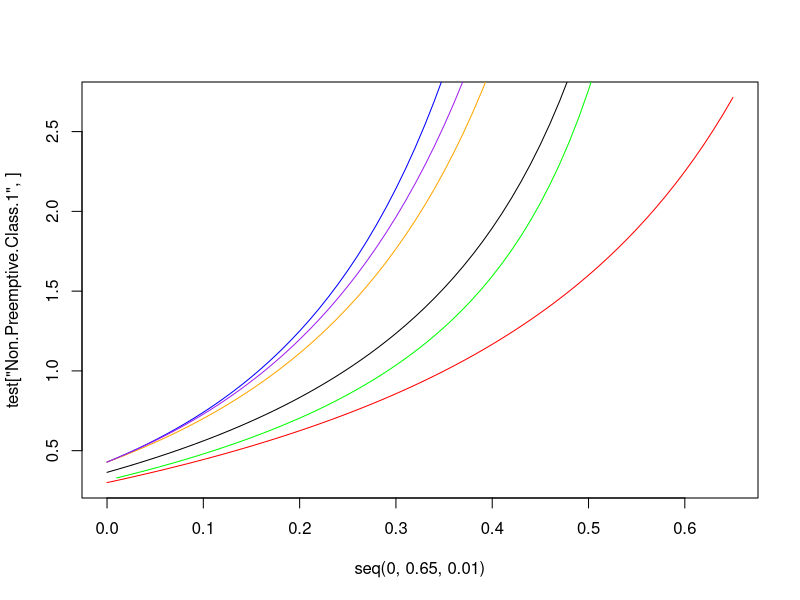
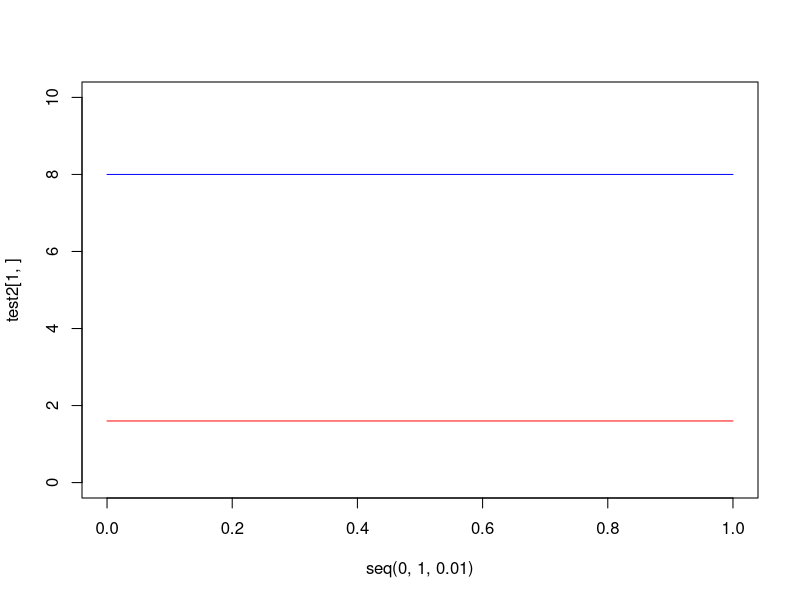
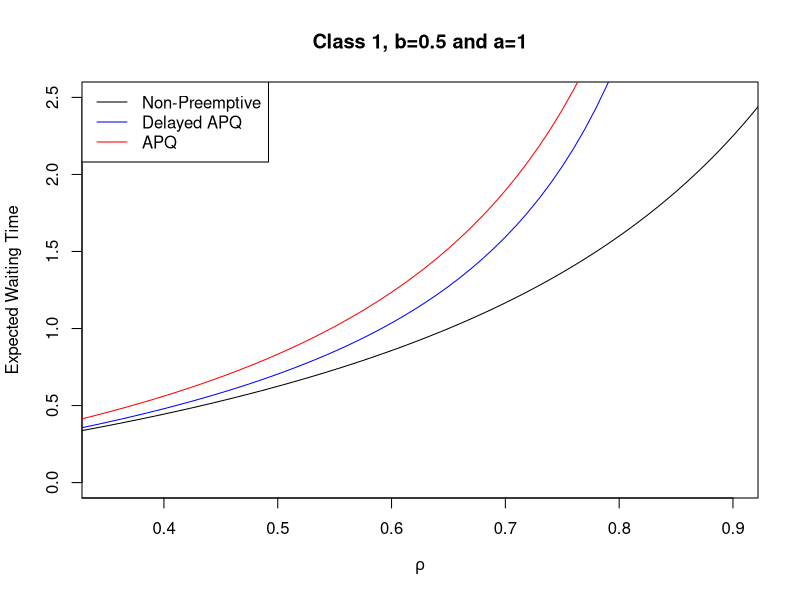
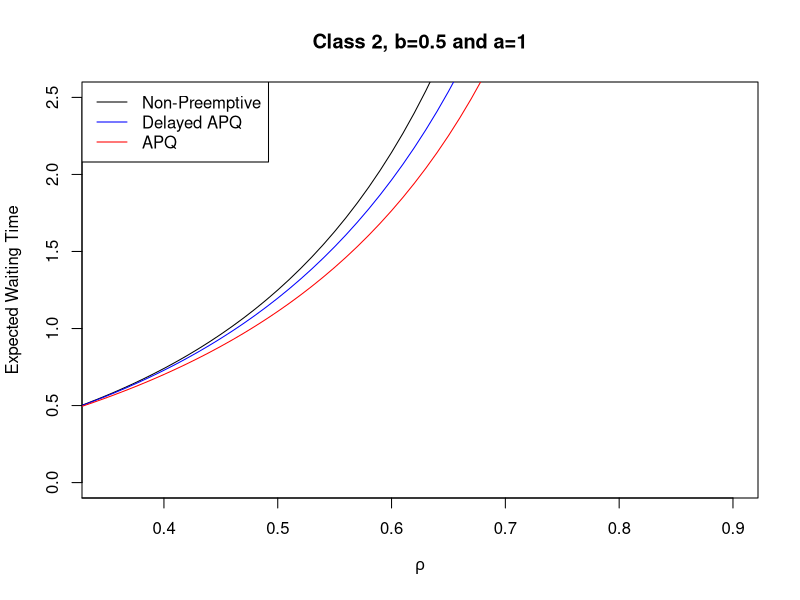
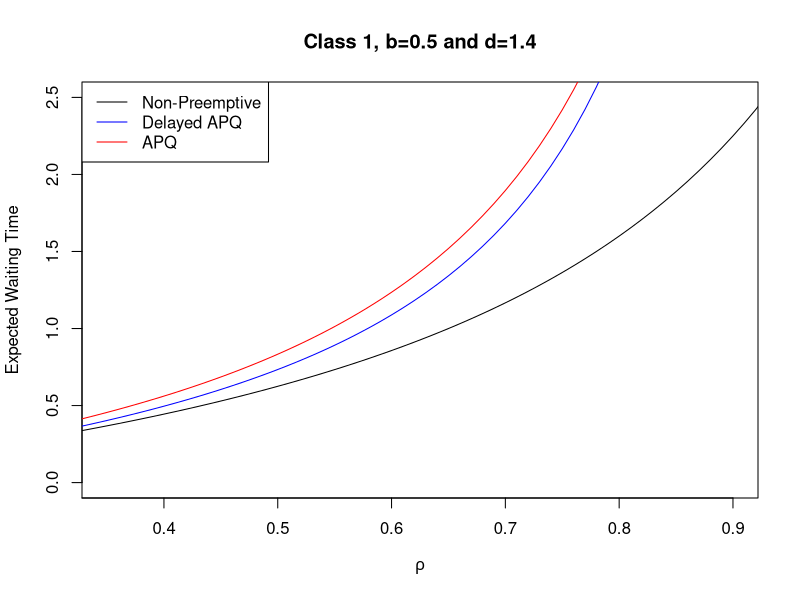
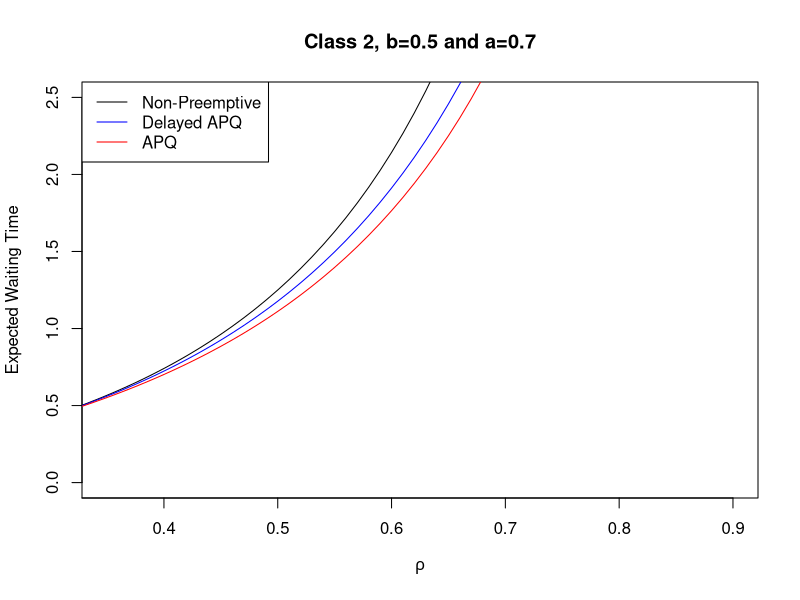
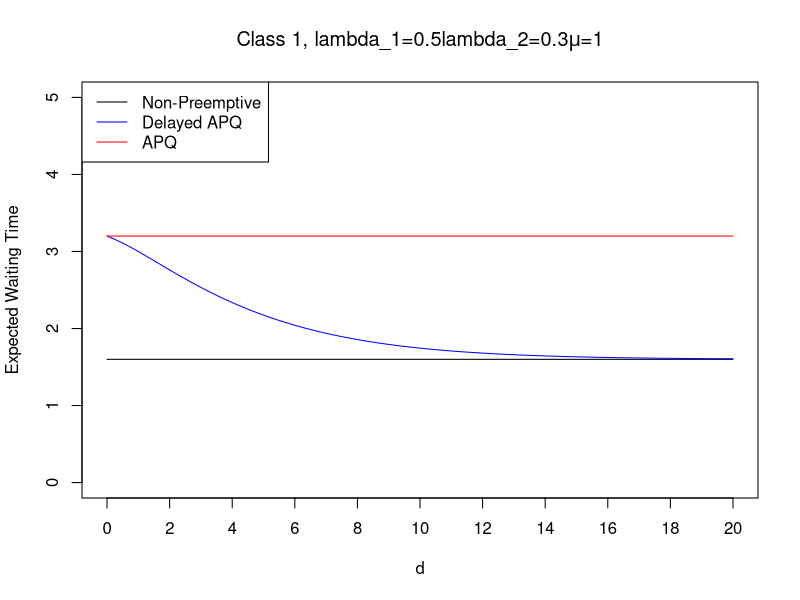
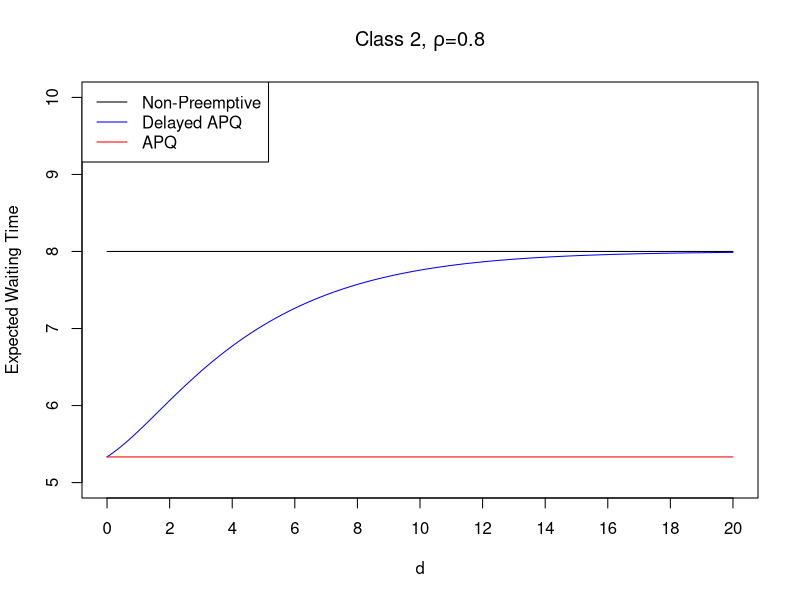

The R script that drew these images, in order: (Note: a time limit stopped this script after it produced the figures.)
#################
# Implementation
#################

Avg_MM1 <- function(mu, lam1, lam2, b, d, k){

  # constants
  a <- b*d
  lam <- lam1 + lam2
  rho1 <- lam1 / mu
  rho2 <- lam2 / mu
  rho <- rho1 + rho2
  lam1A <- lam1 * (1-b)
  rho1A <- lam1A / mu 
  
  # transition matrix
  nu <- mu + lam1
  q <- mu / nu
  p <- lam1 / nu
  r <- p + q*rho^2
  delta <- (lam1 * b) / (mu - lam1A) / (mu - lam1)
  
  # numerical params
  x <- matrix(0L, nrow=k, ncol=k)
  
  # setup first 2 rows
  x[1,1] <- r - p
  x[2,1] <- q*r*p
  x[2,2] <- r^2 - p^2
  
  # compute lower triangle
  for (row in 3:k){
    x[row,1] <- q * x[row-1,2]
    for (col in 2:(k-1)){
      x[row,col] <- p * x[row-1,col-1] + q * x[row-1,col+1]
    }
    x[row,row] <- r^k - p^k
  }
  
  # test for convergence
  xk <- rowSums(x)
  # plot(1:k, xk)
  if (xk[k] > 1e-10) print('ERROR: x_l did not converge')
  
  # compute poisson probabilities
  pk <- dpois(1:k, nu*d)
  
  # combine terms
  T1 <- sum(pk * xk)
  T2 <- rho * exp(nu*d*(r-1)) * (1/(1-rho) + r*nu*d) 
  diff <- delta * ((1-rho)*T1 + T2)
  
  # compute expectations
  EW_NP2 <- lam / (mu^2 * (1-rho) * (1-rho1))
  EW_NP1 <- lam / (mu^2 * (1-rho1))
  EW_APQ2 <- lam / (mu^2 * (1-rho) * (1-rho1A))
  EW_APQ1 <- lam / mu^2 / (1-rho) - rho2 * EW_APQ2 * (1-b)
  EW_D2 <- EW_NP2 - diff
  EW_D1 <- (rho^2 / (mu - lam) - rho2 * EW_D2) / rho1
  EW_FCFS <- (rho / mu) / (1-rho)
  
  return(data.frame('Non-Preemptive Class 1'=EW_NP1,
                    'Non-Preemptive Class 2'=EW_NP2,
                    'APQ Class 1'=EW_APQ1,
                    'APQ Class 2'=EW_APQ2,
                    'Delayed APQ Class 1'=EW_D1,
                    'Delayed APQ Class 2'=EW_D2,
                    'First Come First Served'=EW_FCFS))
}

Avg_MM1.lam1 <- Vectorize(Avg_MM1, vectorize.args = 'lam1')
Avg_MM1.b <- Vectorize(Avg_MM1, vectorize.args = 'b')
Avg_MM1.d <- Vectorize(Avg_MM1, vectorize.args = 'd')

#################
# Plots
#################

Avg_MM1(mu=1, lam1=0.5, lam2=0.3, b=0.5, d=3, k=1000)

# delayed APQ average wait
# each column is a value of vectorized coord
test <- Avg_MM1.lam1(mu=1, lam1=seq(0,0.65,0.01), lam2=0.3, b=0.5, d=2, k=1000)
test2 <- Avg_MM1.b(mu=1, lam1=0.5, lam2=0.3, b=seq(0,1,0.01), d=2, k=350)

plot(seq(0,0.65,0.01), test['Non.Preemptive.Class.1',], type='l', col='red')
lines(seq(0,0.65,0.01), test['Non.Preemptive.Class.2',], type='l', col='blue')
lines(seq(0,0.65,0.01), test['APQ.Class.1',], type='l', col='black')
lines(seq(0,0.65,0.01), test['APQ.Class.2',], type='l', col='orange')
lines(seq(0,0.65,0.01), test['Delayed.APQ.Class.1',], type='l', col='green')
lines(seq(0,0.65,0.01), test['Delayed.APQ.Class.2',], type='l', col='purple')

plot(seq(0,1,0.01), test2[1,], type='l', col='red', ylim=c(0,10))
lines(seq(0,1,0.01), test2[2,], col='blue')

#################
# Rho Values
#################

# rho 1
rho_seq <- seq(0,0.65,0.01)
adj_rho <- Avg_MM1.lam1(mu=1, lam1=rho_seq, lam2=0.3, b=0.5, d=2, k=1000)

plot(rho_seq, adj_rho['Non.Preemptive.Class.1',], type='l', col='black',
     main="Class 1, b=0.5 and a=1", xlab=expression(rho), ylab='Expected Waiting Time',
     xlim=c(0.05, 0.6), ylim=c(0,2.5), xaxt='n')
lines(rho_seq, adj_rho['Delayed.APQ.Class.1',], type='l', col='blue')
lines(rho_seq, adj_rho['APQ.Class.1',], type='l', col='red')
axis(1, at=seq(0,0.6,0.1), labels=(seq(0,0.6,0.1)+0.3))
legend('topleft', 
       c('Non-Preemptive', 'Delayed APQ', 'APQ'), 
       lty=rep(1,3), 
       col=c('black', 'blue', 'red'))

plot(rho_seq, adj_rho['Non.Preemptive.Class.2',], type='l', col='black',
     main="Class 2, b=0.5 and a=1", xlab=expression(rho), ylab='Expected Waiting Time',
     xlim=c(0.05, 0.6), ylim=c(0,2.5), xaxt='n')
lines(rho_seq, adj_rho['Delayed.APQ.Class.2',], type='l', col='blue')
lines(rho_seq, adj_rho['APQ.Class.2',], type='l', col='red')
axis(1, at=seq(0,0.6,0.1), labels=(seq(0,0.6,0.1)+0.3))
legend('topleft', 
       c('Non-Preemptive', 'Delayed APQ', 'APQ'), 
       lty=rep(1,3), 
       col=c('black', 'blue', 'red'))

# rho 2
rho_seq <- seq(0,0.65,0.01)
adj_rho <- Avg_MM1.lam1(mu=1, lam1=rho_seq, lam2=0.3, b=0.5, d=1.4, k=1000)

plot(rho_seq, adj_rho['Non.Preemptive.Class.1',], type='l', col='black',
     main="Class 1, b=0.5 and d=1.4", xlab=expression(rho), ylab='Expected Waiting Time',
     xlim=c(0.05, 0.6), ylim=c(0,2.5), xaxt='n')
lines(rho_seq, adj_rho['Delayed.APQ.Class.1',], type='l', col='blue')
lines(rho_seq, adj_rho['APQ.Class.1',], type='l', col='red')
axis(1, at=seq(0,0.6,0.1), labels=(seq(0,0.6,0.1)+0.3))
legend('topleft', 
       c('Non-Preemptive', 'Delayed APQ', 'APQ'), 
       lty=rep(1,3), 
       col=c('black', 'blue', 'red'))

plot(rho_seq, adj_rho['Non.Preemptive.Class.2',], type='l', col='black',
     main="Class 2, b=0.5 and a=0.7", xlab=expression(rho), ylab='Expected Waiting Time',
     xlim=c(0.05, 0.6), ylim=c(0,2.5), xaxt='n')
lines(rho_seq, adj_rho['Delayed.APQ.Class.2',], type='l', col='blue')
lines(rho_seq, adj_rho['APQ.Class.2',], type='l', col='red')
axis(1, at=seq(0,0.6,0.1), labels=(seq(0,0.6,0.1)+0.3))
legend('topleft', 
       c('Non-Preemptive', 'Delayed APQ', 'APQ'), 
       lty=rep(1,3), 
       col=c('black', 'blue', 'red'))

#################
# d Values
#################

# d 1
d_seq <- seq(0,20,0.2)
adj_d <- Avg_MM1.d(mu=1, lam1=0.5, lam2=0.3, b=0.5, d=d_seq, k=1000)

plot(d_seq, adj_d['Non.Preemptive.Class.1',], type='l', col='black',
     main=expression(paste("Class 1, ", lambda_1, "=0.5", lambda_2, "=0.3", mu, "=1")), 
     xlab='d', ylab='Expected Waiting Time',
     ylim=c(0,5), xaxt='n')
lines(d_seq, adj_d['Delayed.APQ.Class.1',], type='l', col='blue')
lines(d_seq, adj_d['APQ.Class.1',], type='l', col='red')
axis(1, at=seq(0,20,2))
legend('topleft', 
       c('Non-Preemptive', 'Delayed APQ', 'APQ'), 
       lty=rep(1,3), 
       col=c('black', 'blue', 'red'))

plot(d_seq, adj_d['Non.Preemptive.Class.2',], type='l', col='black',
     main=expression(paste("Class 2, ", rho, "=0.8")), 
     xlab='d', ylab='Expected Waiting Time',
     ylim=c(5,10), xaxt='n')
lines(d_seq, adj_d['Delayed.APQ.Class.2',], type='l', col='blue')
lines(d_seq, adj_d['APQ.Class.2',], type='l', col='red')
axis(1, at=seq(0,20,2))
legend('topleft', 
       c('Non-Preemptive', 'Delayed APQ', 'APQ'), 
       lty=rep(1,3), 
       col=c('black', 'blue', 'red'))

# d 2
d_seq <- seq(0,20,0.25)
adj_d <- Avg_MM1.d(mu=1, lam1=0.5, lam2=0.3, b=0.8, d=d_seq, k=1000)

plot(d_seq, adj_d['Non.Preemptive.Class.1',], type='l', col='black',
     main=expression(paste("Class 1, ", rho, "=0.8")), 
     xlab='d', ylab='Expected Waiting Time',
     ylim=c(0,5), xaxt='n')
lines(d_seq, adj_d['Delayed.APQ.Class.1',], type='l', col='blue')
lines(d_seq, adj_d['APQ.Class.1',], type='l', col='red')
axis(1, at=seq(0,20,2))
legend('topleft', 
       c('Non-Preemptive', 'Delayed APQ', 'APQ'), 
       lty=rep(1,3), 
       col=c('black', 'blue', 'red'))

plot(d_seq, adj_d['Non.Preemptive.Class.2',], type='l', col='black',
     main=expression(paste("Class 2, ", rho, "=0.8")), 
     xlab='d', ylab='Expected Waiting Time',
     ylim=c(0,10), xaxt='n')
lines(d_seq, adj_d['Delayed.APQ.Class.2',], type='l', col='blue')
lines(d_seq, adj_d['APQ.Class.2',], type='l', col='red')
axis(1, at=seq(0,20,2))
legend('topleft', 
       c('Non-Preemptive', 'Delayed APQ', 'APQ'), 
       lty=rep(1,3), 
       col=c('black', 'blue', 'red'))

# d 3
d_seq <- seq(0,15,0.3)
adj_d1 <- Avg_MM1.d(mu=1, lam1=0.5, lam2=0.3, b=0.2, d=d_seq, k=1000)
adj_d2 <- Avg_MM1.d(mu=1, lam1=0.5, lam2=0.3, b=0.4, d=d_seq, k=1000)
adj_d3 <- Avg_MM1.d(mu=1, lam1=0.5, lam2=0.3, b=0.6, d=d_seq, k=1000)
adj_d4 <- Avg_MM1.d(mu=1, lam1=0.5, lam2=0.3, b=0.8, d=d_seq, k=1000)
adj_d5 <- Avg_MM1.d(mu=1, lam1=0.5, lam2=0.3, b=1, d=d_seq, k=1000)

plot(d_seq, adj_d1['Non.Preemptive.Class.1',], type='l', col='black',
     main=expression(paste("M/M/1 Class 1, ", lambda[1], "=0.5, ", lambda[2], "=0.3, ", mu, "=1")), 
     xlab='d', ylab='Expected Waiting Time',
     ylim=c(0,5), xaxt='n')
lines(d_seq, adj_d1['Delayed.APQ.Class.1',], type='l', col='darkblue')
points(0, adj_d1['APQ.Class.1',1], pch=20, col='darkblue')
lines(d_seq, adj_d2['Delayed.APQ.Class.1',], type='l', col='blue')
points(0, adj_d2['APQ.Class.1',1], pch=20, col='blue')
lines(d_seq, adj_d3['Delayed.APQ.Class.1',], type='l', col='darkmagenta')
points(0, adj_d3['APQ.Class.1',1], pch=20, col='darkmagenta')
lines(d_seq, adj_d4['Delayed.APQ.Class.1',], type='l', col='darkgreen')
points(0, adj_d4['APQ.Class.1',1], pch=20, col='darkgreen')
lines(d_seq, adj_d5['Delayed.APQ.Class.1',], type='l', col='darkorange')
points(0, adj_d5['APQ.Class.1',1], pch=20, col='darkorange')
lines(d_seq, adj_d1['First.Come.First.Served',], type='l', col='red')
axis(1, at=seq(0,15,1))
legend('topright', 
       c( 'First Come First Served', 'Delayed APQ, b=1.0', 'Delayed APQ, b=0.8', 'Delayed APQ, b=0.6', 'Delayed APQ, b=0.4', 'Delayed APQ, b=0.2', 'Non-Preemptive'), 
       lty=rep(1,7), 
       col=c('red', 'darkorange', 'darkgreen', 'darkmagenta', 'blue', 'darkblue', 'black'))

plot(d_seq, adj_d1['Non.Preemptive.Class.2',], type='l', col='black',
     main=expression(paste("M/M/1 Class 2, ", lambda[1], "=0.5, ", lambda[2], "=0.3, ", mu, "=1")), 
     xlab='d', ylab='Expected Waiting Time',
     ylim=c(3,9), xaxt='n')
lines(d_seq, adj_d1['Delayed.APQ.Class.2',], type='l', col='darkblue')
points(0, adj_d1['Delayed.APQ.Class.2',1], pch=20, col='darkblue')
lines(d_seq, adj_d2['Delayed.APQ.Class.2',], type='l', col='blue')
points(0, adj_d2['Delayed.APQ.Class.2',1], pch=20, col='blue')
lines(d_seq, adj_d3['Delayed.APQ.Class.2',], type='l', col='darkmagenta')
points(0, adj_d3['Delayed.APQ.Class.2',1], pch=20, col='darkmagenta')
lines(d_seq, adj_d4['Delayed.APQ.Class.2',], type='l', col='darkgreen')
points(0, adj_d4['Delayed.APQ.Class.2',1], pch=20, col='darkgreen')
lines(d_seq, adj_d5['Delayed.APQ.Class.2',], type='l', col='darkorange')
points(0, adj_d5['Delayed.APQ.Class.2',1], pch=20, col='darkorange')
lines(d_seq, adj_d1['First.Come.First.Served',], type='l', col='red')
axis(1, at=seq(0,15,1))
legend('bottomright', 
       c( 'First Come First Served', 'Delayed APQ, b=1.0', 'Delayed APQ, b=0.8', 'Delayed APQ, b=0.6', 'Delayed APQ, b=0.4', 'Delayed APQ, b=0.2', 'Non-Preemptive'), 
       lty=rep(1,7), 
       col=c('red', 'darkorange', 'darkgreen', 'darkmagenta', 'blue', 'darkblue', 'black'))

#################
# b Values
#################

# b 1
b_seq <- seq(0,1,0.01)
adj_b1 <- Avg_MM1.b(mu=1, lam1=0.5, lam2=0.3, b=b_seq, d=2, k=500)
adj_b2 <- Avg_MM1.b(mu=1, lam1=0.5, lam2=0.3, b=b_seq, d=4, k=500)
adj_b3 <- Avg_MM1.b(mu=1, lam1=0.5, lam2=0.3, b=b_seq, d=6, k=500)
adj_b4 <- Avg_MM1.b(mu=1, lam1=0.5, lam2=0.3, b=b_seq, d=8, k=500)

plot(b_seq, adj_b1['Non.Preemptive.Class.1',], type='l', col='black',
     main=expression(paste("M/M/1 Class 1, ", lambda[1], "=0.5, ", lambda[2], "=0.3, ", mu, "=1")), 
     xlab='b', ylab='Expected Waiting Time',
     ylim=c(0,5))
lines(b_seq, adj_b1['Delayed.APQ.Class.1',], type='l', col='darkorange')
lines(b_seq, adj_b2['Delayed.APQ.Class.1',], type='l', col='darkgreen')
lines(b_seq, adj_b3['Delayed.APQ.Class.1',], type='l', col='blue')
lines(b_seq, adj_b4['Delayed.APQ.Class.1',], type='l', col='darkblue')
lines(b_seq, adj_b1['APQ.Class.1',], type='l', col='red')
legend('topleft', 
       c( 'APQ', 'Delayed APQ, d=1', 'Delayed APQ, d=2', 'Delayed APQ, d=3', 'Delayed APQ, d=4', 'Non-Preemptive'), 
       lty=rep(1,7), 
       col=c('red', 'darkorange', 'darkgreen', 'blue', 'darkblue', 'black'))

plot(b_seq, adj_b1['Non.Preemptive.Class.2',], type='l', col='black',
     main=expression(paste("M/M/1 Class 2, ", lambda[1], "=0.5, ", lambda[2], "=0.3, ", mu, "=1")), 
     xlab='b', ylab='Expected Waiting Time',
     ylim=c(3,9))
lines(b_seq, adj_b1['Delayed.APQ.Class.2',], type='l', col='darkorange')
lines(b_seq, adj_b2['Delayed.APQ.Class.2',], type='l', col='darkgreen')
lines(b_seq, adj_b3['Delayed.APQ.Class.2',], type='l', col='blue')
lines(b_seq, adj_b4['Delayed.APQ.Class.2',], type='l', col='darkblue')
lines(b_seq, adj_b1['APQ.Class.2',], type='l', col='red')
legend('bottomleft', 
       c( 'APQ', 'Delayed APQ, d=1', 'Delayed APQ, d=2', 'Delayed APQ, d=3', 'Delayed APQ, d=4', 'Non-Preemptive'), 
       lty=rep(1,7), 
       col=c('red', 'darkorange', 'darkgreen', 'blue', 'darkblue', 'black'))
# legend('topleft', 
#        c('Non-Preemptive', 'Delayed APQ, d=4', 'Delayed APQ, d=3', 'Delayed APQ, d=2', 'Delayed APQ, d=1', 'APQ'), 
#        lty=rep(1,6), 
#        col=c('black', 'darkblue', 'blue', 'darkgreen', 'darkorange', 'red'))
